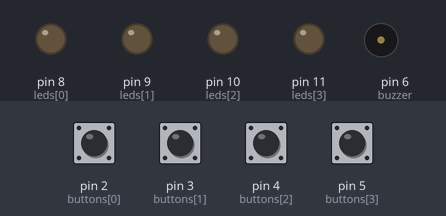
Simulated run of this sketch. Board: Arduino Uno, built with avr-gcc and run on an emulated ATmega328P. Shown: output pins drawn as LEDs (lit = HIGH), buzzer (waves = sounding). Dashed ring = blinking. The inputs (shaded band) are chosen by the test bench; at power-on: pin 2 (buttons[0]), pin 3 (buttons[1]), pin 4 (buttons[2]), pin 5 (buttons[3]) LOW. Random numbers use the default seed unless the sketch sets one; what the sketch prints to the serial monitor is not drawn.

Above: at 3.6 s.
3.7 s: pin 2 (buttons[0]) pulled HIGH for 0.15 s
At 4.1 s:
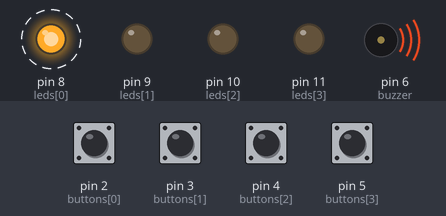
6.8 s: pin 3 (buttons[1]) pulled HIGH for 0.15 s
At 7.81 s:
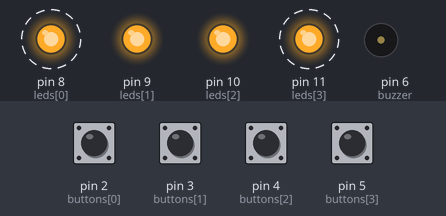
9.9 s: pin 4 (buttons[2]) pulled HIGH for 1 s
At 11.8 s:
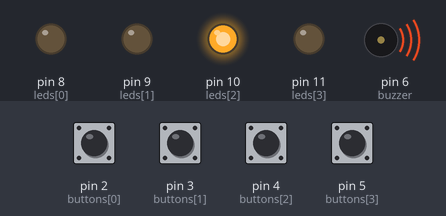
12.9 s: pin 5 (buttons[3]) pulled HIGH for 0.15 s
At 13.4 s:
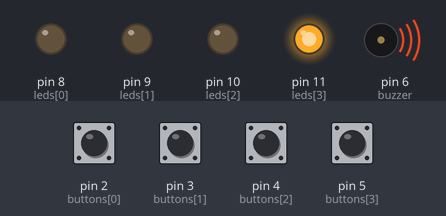
16.0 s: pin 2 (buttons[0]) pulled HIGH for 1 s
20.0 s: pin 3 (buttons[1]) pulled HIGH for 1 s
At 20.4 s:
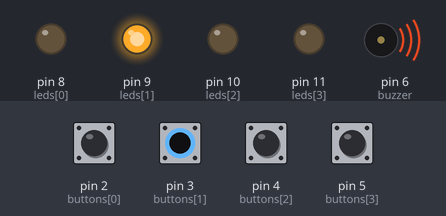
Timing chart, 0 to 24.5 s (numbered marks = the images above; inputs shaded):
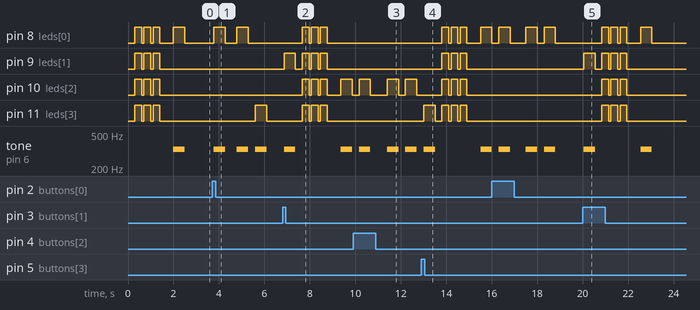

Measured:
- after the input at 3.7 s, pin 8 (leds[0]): alternates HIGH for 0.50 s and LOW for 0.52 s, 4 changes in all, then stays LOW, starting after 0.08 s; pin 11 (leds[3]): LOW → HIGH after 1.9 s, → LOW 0.50 s later; tone on pin 6 (buzzer): goes 330 Hz 0.50 s, silent 0.52 s, 330 Hz 0.50 s, silent 0.30 s, 330 Hz 0.50 s, then silent, starting after 0.08 s
- after the input at 6.8 s, pin 8 (leds[0]): alternates HIGH for 0.30 s and LOW for 0.10 s, 6 changes in all, then stays LOW, starting after 0.86 s; pin 9 (leds[1]): LOW → HIGH after 0.06 s, → LOW 0.50 s later, → HIGH 0.30 s later, → LOW 0.30 s later, … (8 changes in this stretch)
- after the input at 9.9 s, pin 10 (leds[2]): goes HIGH 0.50 s, LOW 0.73 s, HIGH 0.50 s, LOW 0.30 s, HIGH 0.50 s, then LOW, starting after 0.27 s; tone on pin 6 (buzzer): goes 330 Hz 0.50 s, silent 0.73 s, 330 Hz 0.50 s, silent 0.30 s, 330 Hz 0.50 s, then silent, starting after 0.27 s
- after the input at 12.9 s, pin 8 (leds[0]): LOW → HIGH after 0.91 s, then repeats every 0.40 s: LOW 0.10 s, HIGH 0.30 s; pin 9 (leds[1]): alternates HIGH for 0.30 s and LOW for 0.10 s, 6 changes in all, then stays LOW, starting after 0.91 s
- after the input at 20.0 s, pin 8 (leds[0]): LOW → HIGH after 0.85 s, → LOW 0.30 s later, → HIGH 0.10 s later, → LOW 0.30 s later, … (8 changes in this stretch); pin 9 (leds[1]): LOW → HIGH at once, → LOW 0.50 s later, → HIGH 0.30 s later, → LOW 0.30 s later, … (8 changes in this stretch)
- by itself, pin 9 (leds[1]), pin 10 (leds[2]), pin 11 (leds[3]): alternates HIGH for 0.30 s and LOW for 0.10 s, 6 changes in all, then stays LOW

The sketch:

simon.ino
```cpp
#include <Arduino.h>

const int MAX = 50;
const int SIZE = 4;

int buttons[SIZE] = {2, 3, 4, 5};

int leds[SIZE] = {8, 9, 10, 11};

int buzzer = 6;
int frequency = 330;

enum states {
  LOSE,
  PLAY,
  CHECK,
  WAIT
};

int tunes[MAX];
int current_tune_check = 0;
int tunes_size = 0;
int current_state = LOSE;

void setup() {
  Serial.begin(9600);

  // Init Buttons
  for (int i = 0; i < SIZE; i++) {
    pinMode(buttons[i], INPUT);
  }

  // Init Leds
  for (int i = 0; i < SIZE; i++) {
    pinMode(leds[i], OUTPUT);
  }

  // Init Buzzer
  pinMode(buzzer, OUTPUT);

  // Init Random
  randomSeed(analogRead(0));
}

void loop() {
  switch(current_state) {
    case PLAY:
      play();
      break;
    case LOSE:
      lose();
      break;
    case CHECK:
      check();
      break;
    case WAIT:
      wait();
      break;
  }

}

void play() {
  if (tunes_size == MAX) {
    current_state = LOSE;
  }
  else {
    int new_tune = random(SIZE);
    tunes[tunes_size] = new_tune;
    tunes_size++;

    Serial.println("====PLAY====");
    Serial.print("new tune - ");
    Serial.println(new_tune);
    Serial.print("tunes size - ");
    Serial.println(tunes_size);


    Serial.print("tunes - ");
    delay(500);
    for (int i = 0; i < tunes_size; i++) {
      Serial.print(tunes[i]);
      Serial.print(" ");
      tone(buzzer, frequency, 500);
      digitalWrite(leds[tunes[i]], HIGH);
      delay(500);
      digitalWrite(leds[tunes[i]], LOW);
      delay(300);
    }
    Serial.println("");

    current_tune_check = 0;
    current_state = CHECK;
  }
}

void check() {
  Serial.println("====CHECK====");
  for (int i = 0; i < SIZE; i++) {
    int buttonPressed = digitalRead(buttons[i]);
    Serial.print(buttons[i]);
    Serial.print(" = ");
    Serial.print(buttonPressed);
    if (buttonPressed) {
      Serial.println("====CHECK====");
      Serial.print("pressed button - ");
      Serial.println(i);

      tone(buzzer, frequency, 500);
      digitalWrite(leds[i], HIGH);
      delay(500);
      digitalWrite(leds[i], LOW);

      if (tunes[current_tune_check] == i) {
        current_tune_check++;
        current_state = WAIT;
      }
      else {
        current_state = LOSE;
      }
    }
  }
}

void lose() {
  Serial.println("====LOSE====");
  delay(300);
  for (int j = 0; j < 3; j++) {
    for (int i = 0; i < SIZE; i++) {
      digitalWrite(leds[i], HIGH);
    }
    delay(300);
    for (int i = 0; i < SIZE; i++) {
      digitalWrite(leds[i], LOW);
    }
    delay(100);
  }
  tunes_size = 0;
  current_state = PLAY;
}

void wait() {
  int all = 1;
  for (int i = 0; i < SIZE; i++) {
    int buttonPressed = digitalRead(buttons[i]);
    if (buttonPressed) {
      all = 0;
    }
  }

  if(all) {
    Serial.println("====WAIT====");
    if (current_tune_check == tunes_size) {
      current_state = PLAY;
    }
    else {
      current_state = CHECK;
    }
  }
}
```
